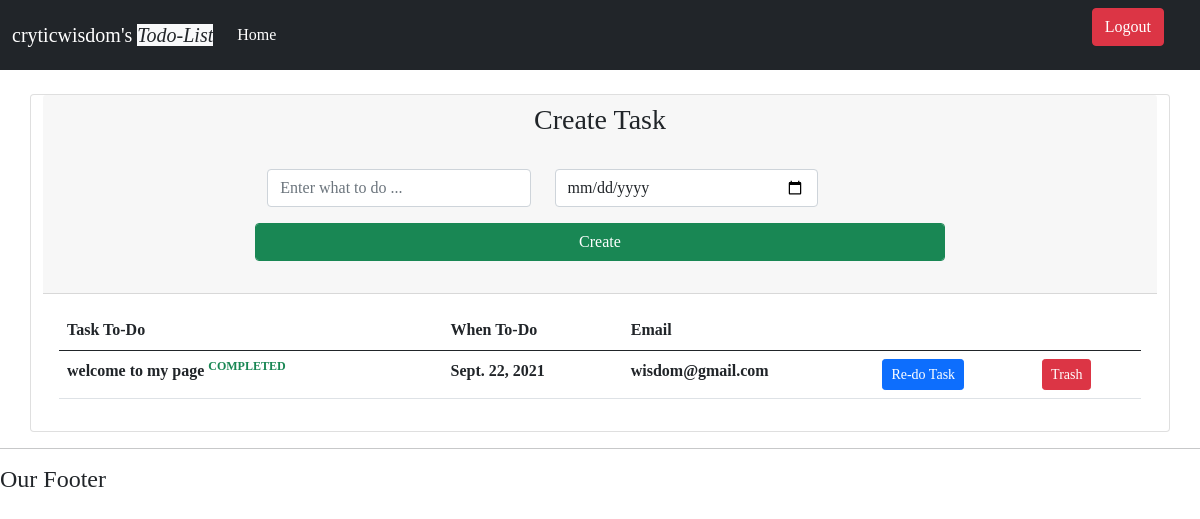
/profile/10 (signed in), run on the app's committed database.
### todo/models.py (models this page shows, shortened)
class Task(models.Model):
    user = models.ForeignKey(User, null=True, blank=True, on_delete=models.CASCADE)
    title = models.CharField(max_length=200, blank=True)
    when_to_do = models.DateField(null=False)
    email = models.EmailField(max_length=200, null=False)
    created = models.DateTimeField(auto_now_add=True, null=True)
    completed = models.BooleanField(default=False, null=True)

### todo/views.py (the view, shortened to what this page needs)
# urls.py: path('profile/<int:pk>', user_page, name="user_page"),
def user_page(request, pk):
    if not request.user.is_authenticated:
        return redirect(reverse('todo:login_page'))
    user_obj = get_object_or_404(User, pk=pk)
    task = user_obj.task_set.all().order_by('-created')
    return render(request, 'todo/user_page.html', {
        'user_obj':user_obj,
        'tasks':task,
    })

### todo/templates/todo/user_page.html (shortened to what this page needs)
{% extends 'todo/main.html' %}
{% load static %}
{% block content %}
<div class="row mt-4">
    <div class="card">
        <div class="card-header">
            <div class="row">
                <div class="col-sm-2 col-md-2 col-lg-2">
                </div>
                <div class="col-sm-8 col-md-8 col-lg-8">
                    <h3 class="text text-center">Create Task</h3>
                    <form action="" method="post">
                        <div class="row p-4">
                            <div class="col-sm-5 col-md-5 col-lg-5">
                                <input type="text"  class="form-control" placeholder="Enter what to do ..." name="text" id="">
                            </div>
                            <div class="col-sm-5 col-md-5 col-lg-5">
                                <input type="date" class="form-control" placeholder="year-month-day" name="date" id="">
                            </div>
                                <button type="submit" name="create" class="btn btn-success mt-3 form-control">Create</button>
                        </div>
                    </form>
                </div>
                <div class="col-sm-2 col-md-2 col-lg-2">
                </div>
            </div>
        </div>
        <div class="card-body">
            <table class="table">
                <thead>
                    <tr>
                        <th>Task To-Do</th>
                        <th>When To-Do</th>
                        <th>Email</th>
                        <th></th>
                        <td></td>
                    </tr>
                </thead>
                <tbody>
                 {% for task in tasks %}
                 <tr class="fw-bolder fs-50">
                   {% if task.completed == False %}
                    <td>{{ task.title }}</td>
                    <td>{{ task.when_to_do }}</td>
                    <td>{{ task.email }}</td>
                    <td>
                        <a href="{% url 'todo:edit' task.id %}" class="btn btn-sm btn-primary">Edit</a>
                    </td>
                    <td>
                        <a href="{% url 'todo:delete' task.id %}" class="btn btn-sm btn-danger">Delete</a>
                    </td>
                    {% else %}
                            <td>{{ task.title }} <sup class="text-success fw-bold">COMPLETED</sup> </td>
                            <td>{{ task.when_to_do }}</td>
                            <td>{{ task.email }}</td>
                            <td>
                                <a href="{% url 'todo:edit' task.id %}" class="btn btn-sm btn-primary">Re-do Task</a>
                            </td>
                            <td>
                                <a href="{% url 'todo:delete' task.id %}" class="btn btn-sm btn-danger">Trash</a>
                            </td>
                   {% endif %}
            </tr>
                 {% endfor %}
                </tbody>
            </table>
        </div>
    </div>
</div>
{% endblock content %}

### todo/templates/todo/navbar.html (shortened to what this page needs)
{% load static %}
<nav class="navbar navbar-expand-lg navbar-dark bg-dark">
  <div class="container-fluid">
    <a class="navbar-brand" href="#" style="font-family: cursive;">
      {{ request.user }}'s <i class="bg-light text-dark">Todo-List</i>
    </a>
    <div class="collapse navbar-collapse" id="navbarSupportedContent">
      <ul class="navbar-nav me-auto mb-2 mb-lg-0">
        <li class="nav-item">
          <a class="nav-link active" aria-current="page" href="{% url 'todo:index' %}">Home</a>
        </li>
      </ul>
{% if request.user.is_authenticated %}
        <p  class=" text-light d-flex">
            <a href="{% url 'todo:logout_handler' %}" class="btn btn-md btn-danger me-4">Logout</a>
        </p>
{% else %}
<p  class="d-flex">
    <a href="{% url 'todo:login_page' %}" class="btn btn-md btn-primary me-4">Log In</a>
</p>
{% endif %}
    </div>
  </div>
</nav>

### data on the page
Task: title "welcome to my page", when_to_do "Sept. 22, 2021", email "wisdom@gmail.com"

### other printed values
{{ request.user }} "cryticwisdom"
